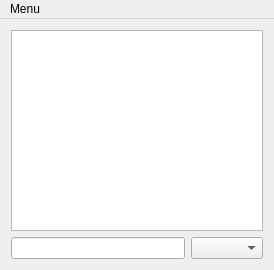
<?xml version="1.0" encoding="UTF-8"?>
<ui version="4.0">
 <class>Evopedia</class>
 <widget class="QMainWindow" name="Evopedia">
  <property name="geometry">
   <rect>
    <x>0</x>
    <y>0</y>
    <width>274</width>
    <height>270</height>
   </rect>
  </property>
  <property name="windowTitle">
   <string>Evopedia Search</string>
  </property>
  <widget class="QWidget" name="centralWidget">
   <layout class="QVBoxLayout" name="verticalLayout">
    <item>
     <widget class="QListView" name="listView"/>
    </item>
    <item>
     <widget class="QWidget" name="widget" native="true">
      <layout class="QHBoxLayout" name="horizontalLayout">
       <property name="spacing">
        <number>6</number>
       </property>
       <property name="margin">
        <number>0</number>
       </property>
       <item>
        <widget class="QLineEdit" name="searchField"/>
       </item>
       <item>
        <widget class="QComboBox" name="languageChooser"/>
       </item>
      </layout>
     </widget>
    </item>
   </layout>
  </widget>
  <widget class="QMenuBar" name="menuBar">
   <property name="geometry">
    <rect>
     <x>0</x>
     <y>0</y>
     <width>274</width>
     <height>23</height>
    </rect>
   </property>
   <widget class="QMenu" name="menuSettings">
    <property name="title">
     <string>Menu</string>
    </property>
    <addaction name="actionConfigure_Dumps"/>
    <addaction name="actionMap"/>
    <addaction name="actionAbout"/>
   </widget>
   <addaction name="menuSettings"/>
  </widget>
  <action name="actionConfigure_Dumps">
   <property name="text">
    <string>Configure Dumps</string>
   </property>
  </action>
  <action name="actionMap">
   <property name="text">
    <string>Map</string>
   </property>
  </action>
  <action name="actionAbout">
   <property name="text">
    <string>About</string>
   </property>
  </action>
 </widget>
 <layoutdefault spacing="6" margin="11"/>
 <resources/>
 <connections/>
</ui>
